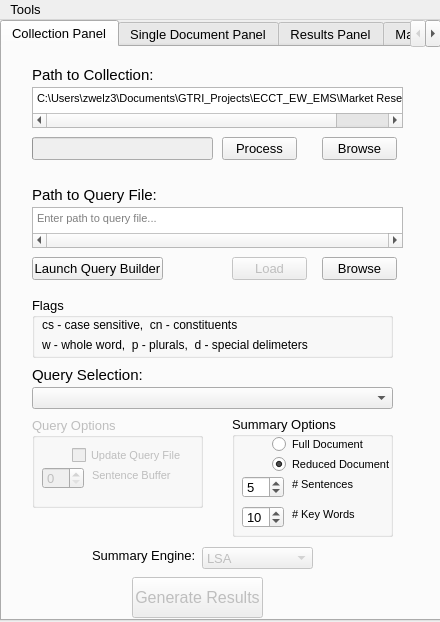
<?xml version="1.0" encoding="UTF-8"?>
<ui version="4.0">
 <class>SummaryTool</class>
 <widget class="QMainWindow" name="SummaryTool">
  <property name="geometry">
   <rect>
    <x>0</x>
    <y>0</y>
    <width>440</width>
    <height>622</height>
   </rect>
  </property>
  <property name="font">
   <font>
    <pointsize>10</pointsize>
   </font>
  </property>
  <property name="windowTitle">
   <string>Summary Tool</string>
  </property>
  <property name="windowIcon">
   <iconset>
    <normaloff>icons/collection_placeholder.png</normaloff>icons/collection_placeholder.png</iconset>
  </property>
  <property name="autoFillBackground">
   <bool>false</bool>
  </property>
  <property name="animated">
   <bool>true</bool>
  </property>
  <widget class="QWidget" name="centralWidget">
   <widget class="QTabWidget" name="tabWidget">
    <property name="enabled">
     <bool>true</bool>
    </property>
    <property name="geometry">
     <rect>
      <x>0</x>
      <y>0</y>
      <width>441</width>
      <height>601</height>
     </rect>
    </property>
    <property name="currentIndex">
     <number>0</number>
    </property>
    <widget class="QWidget" name="tab">
     <attribute name="title">
      <string>Collection Panel</string>
     </attribute>
     <widget class="QPushButton" name="applyQueryButton">
      <property name="enabled">
       <bool>false</bool>
      </property>
      <property name="geometry">
       <rect>
        <x>130</x>
        <y>530</y>
        <width>131</width>
        <height>41</height>
       </rect>
      </property>
      <property name="font">
       <font>
        <pointsize>12</pointsize>
       </font>
      </property>
      <property name="text">
       <string>Generate Results</string>
      </property>
     </widget>
     <widget class="QGroupBox" name="groupBox_3">
      <property name="enabled">
       <bool>true</bool>
      </property>
      <property name="geometry">
       <rect>
        <x>230</x>
        <y>369</y>
        <width>161</width>
        <height>121</height>
       </rect>
      </property>
      <property name="title">
       <string>Summary Options</string>
      </property>
      <widget class="QRadioButton" name="radioReduced">
       <property name="enabled">
        <bool>true</bool>
       </property>
       <property name="geometry">
        <rect>
         <x>40</x>
         <y>40</y>
         <width>141</width>
         <height>17</height>
        </rect>
       </property>
       <property name="font">
        <font>
         <pointsize>8</pointsize>
        </font>
       </property>
       <property name="text">
        <string>Reduced Document</string>
       </property>
       <property name="checked">
        <bool>true</bool>
       </property>
      </widget>
      <widget class="QRadioButton" name="radioFull">
       <property name="enabled">
        <bool>true</bool>
       </property>
       <property name="geometry">
        <rect>
         <x>40</x>
         <y>20</y>
         <width>111</width>
         <height>17</height>
        </rect>
       </property>
       <property name="font">
        <font>
         <pointsize>8</pointsize>
        </font>
       </property>
       <property name="text">
        <string>Full Document</string>
       </property>
      </widget>
      <widget class="QSpinBox" name="spinSentencesCollection">
       <property name="geometry">
        <rect>
         <x>10</x>
         <y>60</y>
         <width>42</width>
         <height>22</height>
        </rect>
       </property>
       <property name="minimum">
        <number>1</number>
       </property>
       <property name="value">
        <number>5</number>
       </property>
      </widget>
      <widget class="QLabel" name="label_4">
       <property name="geometry">
        <rect>
         <x>60</x>
         <y>60</y>
         <width>101</width>
         <height>16</height>
        </rect>
       </property>
       <property name="font">
        <font>
         <pointsize>8</pointsize>
        </font>
       </property>
       <property name="text">
        <string># Sentences</string>
       </property>
      </widget>
      <widget class="QSpinBox" name="spinWordsCollection">
       <property name="geometry">
        <rect>
         <x>10</x>
         <y>90</y>
         <width>42</width>
         <height>22</height>
        </rect>
       </property>
       <property name="value">
        <number>10</number>
       </property>
      </widget>
      <widget class="QLabel" name="label_11">
       <property name="geometry">
        <rect>
         <x>60</x>
         <y>90</y>
         <width>101</width>
         <height>16</height>
        </rect>
       </property>
       <property name="font">
        <font>
         <pointsize>8</pointsize>
        </font>
       </property>
       <property name="text">
        <string># Key Words</string>
       </property>
      </widget>
     </widget>
     <widget class="QPushButton" name="collectionBrowseButton">
      <property name="geometry">
       <rect>
        <x>320</x>
        <y>90</y>
        <width>75</width>
        <height>23</height>
       </rect>
      </property>
      <property name="font">
       <font>
        <pointsize>10</pointsize>
       </font>
      </property>
      <property name="text">
       <string>Browse</string>
      </property>
     </widget>
     <widget class="QComboBox" name="comboBox">
      <property name="enabled">
       <bool>false</bool>
      </property>
      <property name="geometry">
       <rect>
        <x>200</x>
        <y>500</y>
        <width>111</width>
        <height>22</height>
       </rect>
      </property>
      <item>
       <property name="text">
        <string>LSA</string>
       </property>
      </item>
      <item>
       <property name="text">
        <string>Lex Rank</string>
       </property>
      </item>
      <item>
       <property name="text">
        <string>More coming soon!!</string>
       </property>
      </item>
     </widget>
     <widget class="QPushButton" name="queryBrowseButton">
      <property name="geometry">
       <rect>
        <x>320</x>
        <y>210</y>
        <width>75</width>
        <height>23</height>
       </rect>
      </property>
      <property name="font">
       <font>
        <pointsize>10</pointsize>
       </font>
      </property>
      <property name="text">
       <string>Browse</string>
      </property>
     </widget>
     <widget class="QLabel" name="collectionPathLabel">
      <property name="geometry">
       <rect>
        <x>30</x>
        <y>20</y>
        <width>131</width>
        <height>16</height>
       </rect>
      </property>
      <property name="font">
       <font>
        <pointsize>11</pointsize>
       </font>
      </property>
      <property name="text">
       <string>Path to Collection:</string>
      </property>
     </widget>
     <widget class="QLabel" name="label_5">
      <property name="geometry">
       <rect>
        <x>90</x>
        <y>500</y>
        <width>111</width>
        <height>16</height>
       </rect>
      </property>
      <property name="text">
       <string>Summary Engine:</string>
      </property>
     </widget>
     <widget class="QLabel" name="progressLabel">
      <property name="geometry">
       <rect>
        <x>40</x>
        <y>90</y>
        <width>171</width>
        <height>20</height>
       </rect>
      </property>
      <property name="text">
       <string/>
      </property>
     </widget>
     <widget class="QPlainTextEdit" name="collectionPathInput">
      <property name="geometry">
       <rect>
        <x>30</x>
        <y>40</y>
        <width>371</width>
        <height>41</height>
       </rect>
      </property>
      <property name="font">
       <font>
        <pointsize>8</pointsize>
       </font>
      </property>
      <property name="cursor" stdset="0">
       <cursorShape>ArrowCursor</cursorShape>
      </property>
      <property name="layoutDirection">
       <enum>Qt::LeftToRight</enum>
      </property>
      <property name="verticalScrollBarPolicy">
       <enum>Qt::ScrollBarAlwaysOff</enum>
      </property>
      <property name="horizontalScrollBarPolicy">
       <enum>Qt::ScrollBarAlwaysOn</enum>
      </property>
      <property name="lineWrapMode">
       <enum>QPlainTextEdit::NoWrap</enum>
      </property>
      <property name="plainText">
       <string>C:\Users\zwelz3\Documents\GTRI_Projects\ECCT_EW_EMS\Market Research Sample</string>
      </property>
      <property name="placeholderText">
       <string>Enter location of collection root...</string>
      </property>
     </widget>
     <widget class="QPushButton" name="processButton">
      <property name="geometry">
       <rect>
        <x>220</x>
        <y>90</y>
        <width>75</width>
        <height>23</height>
       </rect>
      </property>
      <property name="font">
       <font>
        <pointsize>10</pointsize>
       </font>
      </property>
      <property name="text">
       <string>Process</string>
      </property>
     </widget>
     <widget class="QLabel" name="queriesComboLabel">
      <property name="geometry">
       <rect>
        <x>30</x>
        <y>320</y>
        <width>131</width>
        <height>16</height>
       </rect>
      </property>
      <property name="font">
       <font>
        <pointsize>11</pointsize>
       </font>
      </property>
      <property name="text">
       <string>Query Selection:</string>
      </property>
     </widget>
     <widget class="QPushButton" name="queryLoadButton">
      <property name="enabled">
       <bool>false</bool>
      </property>
      <property name="geometry">
       <rect>
        <x>230</x>
        <y>210</y>
        <width>75</width>
        <height>23</height>
       </rect>
      </property>
      <property name="font">
       <font>
        <pointsize>10</pointsize>
       </font>
      </property>
      <property name="text">
       <string>Load</string>
      </property>
     </widget>
     <widget class="QGroupBox" name="groupBox_2">
      <property name="enabled">
       <bool>false</bool>
      </property>
      <property name="geometry">
       <rect>
        <x>30</x>
        <y>370</y>
        <width>171</width>
        <height>91</height>
       </rect>
      </property>
      <property name="title">
       <string>Query Options</string>
      </property>
      <widget class="QCheckBox" name="checkBox">
       <property name="geometry">
        <rect>
         <x>40</x>
         <y>30</y>
         <width>121</width>
         <height>17</height>
        </rect>
       </property>
       <property name="font">
        <font>
         <pointsize>8</pointsize>
        </font>
       </property>
       <property name="text">
        <string>Update Query File</string>
       </property>
      </widget>
      <widget class="QSpinBox" name="spinBox">
       <property name="geometry">
        <rect>
         <x>10</x>
         <y>50</y>
         <width>42</width>
         <height>22</height>
        </rect>
       </property>
      </widget>
      <widget class="QLabel" name="label_2">
       <property name="geometry">
        <rect>
         <x>60</x>
         <y>50</y>
         <width>101</width>
         <height>16</height>
        </rect>
       </property>
       <property name="font">
        <font>
         <pointsize>8</pointsize>
        </font>
       </property>
       <property name="text">
        <string>Sentence Buffer</string>
       </property>
      </widget>
     </widget>
     <widget class="QGroupBox" name="groupBox">
      <property name="enabled">
       <bool>true</bool>
      </property>
      <property name="geometry">
       <rect>
        <x>30</x>
        <y>250</y>
        <width>361</width>
        <height>61</height>
       </rect>
      </property>
      <property name="font">
       <font>
        <underline>false</underline>
       </font>
      </property>
      <property name="title">
       <string>Flags</string>
      </property>
      <property name="flat">
       <bool>false</bool>
      </property>
      <widget class="QLabel" name="label">
       <property name="geometry">
        <rect>
         <x>10</x>
         <y>20</y>
         <width>341</width>
         <height>16</height>
        </rect>
       </property>
       <property name="font">
        <font>
         <pointsize>9</pointsize>
        </font>
       </property>
       <property name="frameShadow">
        <enum>QFrame::Sunken</enum>
       </property>
       <property name="text">
        <string>cs - case sensitive,  cn - constituents</string>
       </property>
      </widget>
      <widget class="QLabel" name="label_3">
       <property name="geometry">
        <rect>
         <x>10</x>
         <y>40</y>
         <width>281</width>
         <height>16</height>
        </rect>
       </property>
       <property name="font">
        <font>
         <pointsize>9</pointsize>
        </font>
       </property>
       <property name="frameShadow">
        <enum>QFrame::Sunken</enum>
       </property>
       <property name="text">
        <string>w - whole word,  p - plurals,  d - special delimeters</string>
       </property>
      </widget>
     </widget>
     <widget class="QComboBox" name="queriesCombo">
      <property name="enabled">
       <bool>true</bool>
      </property>
      <property name="geometry">
       <rect>
        <x>30</x>
        <y>340</y>
        <width>361</width>
        <height>22</height>
       </rect>
      </property>
     </widget>
     <widget class="QPlainTextEdit" name="queryPathInput">
      <property name="geometry">
       <rect>
        <x>30</x>
        <y>160</y>
        <width>371</width>
        <height>41</height>
       </rect>
      </property>
      <property name="font">
       <font>
        <pointsize>8</pointsize>
       </font>
      </property>
      <property name="verticalScrollBarPolicy">
       <enum>Qt::ScrollBarAlwaysOff</enum>
      </property>
      <property name="horizontalScrollBarPolicy">
       <enum>Qt::ScrollBarAlwaysOn</enum>
      </property>
      <property name="lineWrapMode">
       <enum>QPlainTextEdit::NoWrap</enum>
      </property>
      <property name="placeholderText">
       <string>Enter path to query file...</string>
      </property>
     </widget>
     <widget class="QLabel" name="queryPathLabel">
      <property name="geometry">
       <rect>
        <x>30</x>
        <y>140</y>
        <width>131</width>
        <height>16</height>
       </rect>
      </property>
      <property name="font">
       <font>
        <pointsize>11</pointsize>
       </font>
      </property>
      <property name="text">
       <string>Path to Query File:</string>
      </property>
     </widget>
     <widget class="QProgressBar" name="progressBar">
      <property name="enabled">
       <bool>false</bool>
      </property>
      <property name="geometry">
       <rect>
        <x>30</x>
        <y>90</y>
        <width>181</width>
        <height>23</height>
       </rect>
      </property>
      <property name="value">
       <number>0</number>
      </property>
      <property name="textVisible">
       <bool>false</bool>
      </property>
      <property name="invertedAppearance">
       <bool>false</bool>
      </property>
     </widget>
     <widget class="QPushButton" name="openQueryBuilderButton">
      <property name="geometry">
       <rect>
        <x>30</x>
        <y>210</y>
        <width>131</width>
        <height>23</height>
       </rect>
      </property>
      <property name="font">
       <font>
        <pointsize>10</pointsize>
       </font>
      </property>
      <property name="text">
       <string>Launch Query Builder</string>
      </property>
     </widget>
     <zorder>applyQueryButton</zorder>
     <zorder>groupBox_3</zorder>
     <zorder>collectionBrowseButton</zorder>
     <zorder>comboBox</zorder>
     <zorder>queryBrowseButton</zorder>
     <zorder>collectionPathLabel</zorder>
     <zorder>label_5</zorder>
     <zorder>collectionPathInput</zorder>
     <zorder>processButton</zorder>
     <zorder>queriesComboLabel</zorder>
     <zorder>queryLoadButton</zorder>
     <zorder>groupBox_2</zorder>
     <zorder>groupBox</zorder>
     <zorder>queriesCombo</zorder>
     <zorder>queryPathInput</zorder>
     <zorder>queryPathLabel</zorder>
     <zorder>progressBar</zorder>
     <zorder>progressLabel</zorder>
     <zorder>openQueryBuilderButton</zorder>
    </widget>
    <widget class="QWidget" name="tab_2">
     <attribute name="title">
      <string>Single Document Panel</string>
     </attribute>
     <widget class="QComboBox" name="comboBox_2">
      <property name="enabled">
       <bool>false</bool>
      </property>
      <property name="geometry">
       <rect>
        <x>230</x>
        <y>200</y>
        <width>161</width>
        <height>22</height>
       </rect>
      </property>
      <item>
       <property name="text">
        <string>LSA</string>
       </property>
      </item>
      <item>
       <property name="text">
        <string>Lex Rank</string>
       </property>
      </item>
      <item>
       <property name="text">
        <string>More coming soon!!</string>
       </property>
      </item>
     </widget>
     <widget class="QLabel" name="filePathLabel">
      <property name="geometry">
       <rect>
        <x>30</x>
        <y>20</y>
        <width>131</width>
        <height>16</height>
       </rect>
      </property>
      <property name="font">
       <font>
        <pointsize>11</pointsize>
       </font>
      </property>
      <property name="text">
       <string>Path to File:</string>
      </property>
     </widget>
     <widget class="QLabel" name="label_6">
      <property name="geometry">
       <rect>
        <x>30</x>
        <y>130</y>
        <width>141</width>
        <height>16</height>
       </rect>
      </property>
      <property name="text">
       <string>Number of Sentences:</string>
      </property>
     </widget>
     <widget class="QPushButton" name="fileBrowseButton">
      <property name="geometry">
       <rect>
        <x>310</x>
        <y>90</y>
        <width>75</width>
        <height>23</height>
       </rect>
      </property>
      <property name="font">
       <font>
        <pointsize>10</pointsize>
       </font>
      </property>
      <property name="text">
       <string>Browse</string>
      </property>
     </widget>
     <widget class="QLabel" name="label_8">
      <property name="geometry">
       <rect>
        <x>280</x>
        <y>160</y>
        <width>71</width>
        <height>20</height>
       </rect>
      </property>
      <property name="font">
       <font>
        <pointsize>8</pointsize>
        <italic>true</italic>
       </font>
      </property>
      <property name="text">
       <string>*Approximate</string>
      </property>
     </widget>
     <widget class="QSpinBox" name="spinSentences">
      <property name="geometry">
       <rect>
        <x>230</x>
        <y>130</y>
        <width>42</width>
        <height>22</height>
       </rect>
      </property>
      <property name="minimum">
       <number>1</number>
      </property>
      <property name="value">
       <number>5</number>
      </property>
     </widget>
     <widget class="QPlainTextEdit" name="filePathInput">
      <property name="geometry">
       <rect>
        <x>30</x>
        <y>40</y>
        <width>371</width>
        <height>41</height>
       </rect>
      </property>
      <property name="font">
       <font>
        <pointsize>8</pointsize>
       </font>
      </property>
      <property name="cursor" stdset="0">
       <cursorShape>ArrowCursor</cursorShape>
      </property>
      <property name="layoutDirection">
       <enum>Qt::LeftToRight</enum>
      </property>
      <property name="verticalScrollBarPolicy">
       <enum>Qt::ScrollBarAlwaysOff</enum>
      </property>
      <property name="horizontalScrollBarPolicy">
       <enum>Qt::ScrollBarAlwaysOn</enum>
      </property>
      <property name="lineWrapMode">
       <enum>QPlainTextEdit::NoWrap</enum>
      </property>
      <property name="plainText">
       <string>C:/Users/zwelz3/Documents/GTRI_Projects/ECCT_EW_EMS/Market Research Sample/Hypersonic Weapons/Lockheed Martin tasked with developing hypersonic missiles.pdf</string>
      </property>
      <property name="placeholderText">
       <string>Enter path to file...</string>
      </property>
     </widget>
     <widget class="QSpinBox" name="spinWords">
      <property name="geometry">
       <rect>
        <x>230</x>
        <y>160</y>
        <width>42</width>
        <height>22</height>
       </rect>
      </property>
      <property name="value">
       <number>10</number>
      </property>
     </widget>
     <widget class="QLabel" name="label_7">
      <property name="geometry">
       <rect>
        <x>30</x>
        <y>200</y>
        <width>111</width>
        <height>16</height>
       </rect>
      </property>
      <property name="text">
       <string>Summary Engine:</string>
      </property>
     </widget>
     <widget class="QLabel" name="label_9">
      <property name="geometry">
       <rect>
        <x>30</x>
        <y>160</y>
        <width>191</width>
        <height>16</height>
       </rect>
      </property>
      <property name="text">
       <string>Number of Key Words/Phrases:</string>
      </property>
     </widget>
     <widget class="QPushButton" name="summarizeButton">
      <property name="enabled">
       <bool>false</bool>
      </property>
      <property name="geometry">
       <rect>
        <x>150</x>
        <y>250</y>
        <width>131</width>
        <height>41</height>
       </rect>
      </property>
      <property name="font">
       <font>
        <pointsize>12</pointsize>
       </font>
      </property>
      <property name="text">
       <string>Generate Results</string>
      </property>
     </widget>
    </widget>
    <widget class="QWidget" name="tab_3">
     <attribute name="title">
      <string>Results Panel</string>
     </attribute>
     <widget class="QPushButton" name="saveOutputButton">
      <property name="enabled">
       <bool>false</bool>
      </property>
      <property name="geometry">
       <rect>
        <x>150</x>
        <y>540</y>
        <width>121</width>
        <height>31</height>
       </rect>
      </property>
      <property name="font">
       <font>
        <pointsize>12</pointsize>
       </font>
      </property>
      <property name="text">
       <string>Save to file</string>
      </property>
     </widget>
     <widget class="QPlainTextEdit" name="outputText">
      <property name="enabled">
       <bool>true</bool>
      </property>
      <property name="geometry">
       <rect>
        <x>10</x>
        <y>30</y>
        <width>411</width>
        <height>501</height>
       </rect>
      </property>
      <property name="font">
       <font>
        <pointsize>8</pointsize>
       </font>
      </property>
      <property name="placeholderText">
       <string>Nothing to see here...</string>
      </property>
     </widget>
     <widget class="QLabel" name="label_10">
      <property name="geometry">
       <rect>
        <x>10</x>
        <y>10</y>
        <width>101</width>
        <height>16</height>
       </rect>
      </property>
      <property name="text">
       <string>Output Preview:</string>
      </property>
     </widget>
    </widget>
    <widget class="QWidget" name="tab_4">
     <property name="enabled">
      <bool>true</bool>
     </property>
     <attribute name="title">
      <string>Matches</string>
     </attribute>
     <widget class="QLabel" name="label_12">
      <property name="geometry">
       <rect>
        <x>10</x>
        <y>10</y>
        <width>101</width>
        <height>16</height>
       </rect>
      </property>
      <property name="text">
       <string>Output Preview:</string>
      </property>
     </widget>
     <widget class="QPlainTextEdit" name="outputMatches">
      <property name="enabled">
       <bool>true</bool>
      </property>
      <property name="geometry">
       <rect>
        <x>10</x>
        <y>30</y>
        <width>411</width>
        <height>531</height>
       </rect>
      </property>
      <property name="font">
       <font>
        <pointsize>8</pointsize>
       </font>
      </property>
      <property name="placeholderText">
       <string>Nothing to see here...</string>
      </property>
     </widget>
    </widget>
   </widget>
  </widget>
  <widget class="QMenuBar" name="menuBar">
   <property name="geometry">
    <rect>
     <x>0</x>
     <y>0</y>
     <width>440</width>
     <height>21</height>
    </rect>
   </property>
   <widget class="QMenu" name="menuTools">
    <property name="title">
     <string>Tools</string>
    </property>
    <addaction name="actionLoadQL"/>
    <addaction name="actionRefresh"/>
   </widget>
   <addaction name="menuTools"/>
  </widget>
  <action name="actionSaveQL">
   <property name="enabled">
    <bool>false</bool>
   </property>
   <property name="text">
    <string>Save</string>
   </property>
  </action>
  <action name="actionLoadQL">
   <property name="icon">
    <iconset>
     <normaloff>icons/open.png</normaloff>icons/open.png</iconset>
   </property>
   <property name="text">
    <string>Load Query File</string>
   </property>
  </action>
  <action name="actionRefresh">
   <property name="icon">
    <iconset>
     <normaloff>icons/refresh.png</normaloff>icons/refresh.png</iconset>
   </property>
   <property name="text">
    <string>Refresh</string>
   </property>
  </action>
  <action name="actionSaveAsQL">
   <property name="icon">
    <iconset>
     <normaloff>icons/save.png</normaloff>icons/save.png</iconset>
   </property>
   <property name="text">
    <string>Save As</string>
   </property>
  </action>
 </widget>
 <layoutdefault spacing="6" margin="11"/>
 <resources/>
 <connections/>
</ui>
